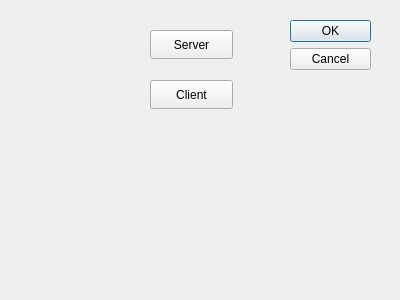
<?xml version="1.0" encoding="UTF-8"?>
<ui version="4.0">
 <class>DialogLocalhost</class>
 <widget class="QDialog" name="DialogLocalhost">
  <property name="geometry">
   <rect>
    <x>0</x>
    <y>0</y>
    <width>400</width>
    <height>300</height>
   </rect>
  </property>
  <property name="windowTitle">
   <string>Dialog</string>
  </property>
  <widget class="QDialogButtonBox" name="buttonBox">
   <property name="geometry">
    <rect>
     <x>290</x>
     <y>20</y>
     <width>81</width>
     <height>241</height>
    </rect>
   </property>
   <property name="orientation">
    <enum>Qt::Orientation::Vertical</enum>
   </property>
   <property name="standardButtons">
    <set>QDialogButtonBox::StandardButton::Cancel|QDialogButtonBox::StandardButton::Ok</set>
   </property>
  </widget>
  <widget class="QPushButton" name="serverButton">
   <property name="geometry">
    <rect>
     <x>150</x>
     <y>30</y>
     <width>83</width>
     <height>29</height>
    </rect>
   </property>
   <property name="text">
    <string>Server</string>
   </property>
  </widget>
  <widget class="QPushButton" name="clientButton">
   <property name="geometry">
    <rect>
     <x>150</x>
     <y>80</y>
     <width>83</width>
     <height>29</height>
    </rect>
   </property>
   <property name="text">
    <string>Client</string>
   </property>
  </widget>
 </widget>
 <resources/>
 <connections>
  <connection>
   <sender>buttonBox</sender>
   <signal>accepted()</signal>
   <receiver>DialogLocalhost</receiver>
   <slot>accept()</slot>
   <hints>
    <hint type="sourcelabel">
     <x>248</x>
     <y>254</y>
    </hint>
    <hint type="destinationlabel">
     <x>157</x>
     <y>274</y>
    </hint>
   </hints>
  </connection>
  <connection>
   <sender>buttonBox</sender>
   <signal>rejected()</signal>
   <receiver>DialogLocalhost</receiver>
   <slot>reject()</slot>
   <hints>
    <hint type="sourcelabel">
     <x>316</x>
     <y>260</y>
    </hint>
    <hint type="destinationlabel">
     <x>286</x>
     <y>274</y>
    </hint>
   </hints>
  </connection>
 </connections>
</ui>
